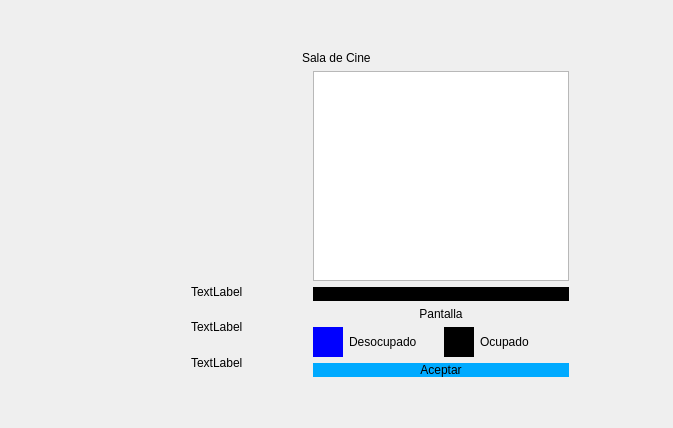
        <widget class="QWidget" name="page_4">
         <layout class="QGridLayout" name="gridLayout">
          <item row="0" column="0">
           <layout class="QVBoxLayout" name="verticalLayout_16">
            <item>
             <spacer name="verticalSpacer_5">
              <property name="orientation">
               <enum>Qt::Vertical</enum>
              </property>
              <property name="sizeHint" stdset="0">
               <size>
                <width>20</width>
                <height>40</height>
               </size>
              </property>
             </spacer>
            </item>
            <item alignment="Qt::AlignHCenter">
             <widget class="QLabel" name="label">
              <property name="text">
               <string>Sala de Cine</string>
              </property>
             </widget>
            </item>
            <item>
             <layout class="QHBoxLayout" name="horizontalLayout_9">
              <item>
               <spacer name="horizontalSpacer_12">
                <property name="orientation">
                 <enum>Qt::Horizontal</enum>
                </property>
                <property name="sizeHint" stdset="0">
                 <size>
                  <width>40</width>
                  <height>20</height>
                 </size>
                </property>
               </spacer>
              </item>
              <item>
               <layout class="QVBoxLayout" name="verticalLayout_6">
                <item>
                 <widget class="QLabel" name="label_5">
                  <property name="minimumSize">
                   <size>
                    <width>70</width>
                    <height>150</height>
                   </size>
                  </property>
                  <property name="styleSheet">
                   <string notr="true">border-image: url(:/new/prefix1/iconos/cinta.png);</string>
                  </property>
                  <property name="text">
                   <string/>
                  </property>
                 </widget>
                </item>
                <item>
                 <widget class="QLabel" name="label_6">
                  <property name="minimumSize">
                   <size>
                    <width>70</width>
                    <height>150</height>
                   </size>
                  </property>
                  <property name="styleSheet">
                   <string notr="true">border-image: url(:/new/prefix1/iconos/cinta.png);</string>
                  </property>
                  <property name="text">
                   <string/>
                  </property>
                 </widget>
                </item>
               </layout>
              </item>
              <item>
               <layout class="QVBoxLayout" name="verticalLayout_7">
                <item>
                 <widget class="QLabel" name="fPelicula">
                  <property name="minimumSize">
                   <size>
                    <width>180</width>
                    <height>200</height>
                   </size>
                  </property>
                  <property name="maximumSize">
                   <size>
                    <width>180</width>
                    <height>200</height>
                   </size>
                  </property>
                  <property name="text">
                   <string/>
                  </property>
                 </widget>
                </item>
                <item alignment="Qt::AlignHCenter">
                 <widget class="QLabel" name="hora">
                  <property name="text">
                   <string>TextLabel</string>
                  </property>
                 </widget>
                </item>
                <item alignment="Qt::AlignHCenter">
                 <widget class="QLabel" name="titulo">
                  <property name="text">
                   <string>TextLabel</string>
                  </property>
                 </widget>
                </item>
                <item alignment="Qt::AlignHCenter">
                 <widget class="QLabel" name="min">
                  <property name="text">
                   <string>TextLabel</string>
                  </property>
                 </widget>
                </item>
               </layout>
              </item>
              <item>
               <layout class="QVBoxLayout" name="verticalLayout_4">
                <item>
                 <widget class="QTableWidget" name="sala">
                  <property name="minimumSize">
                   <size>
                    <width>250</width>
                    <height>0</height>
                   </size>
                  </property>
                  <property name="maximumSize">
                   <size>
                    <width>270</width>
                    <height>300</height>
                   </size>
                  </property>
                  <property name="verticalScrollBarPolicy">
                   <enum>Qt::ScrollBarAlwaysOff</enum>
                  </property>
                  <property name="horizontalScrollBarPolicy">
                   <enum>Qt::ScrollBarAlwaysOff</enum>
                  </property>
                  <property name="editTriggers">
                   <set>QAbstractItemView::AnyKeyPressed|QAbstractItemView::EditKeyPressed</set>
                  </property>
                  <property name="selectionMode">
                   <enum>QAbstractItemView::MultiSelection</enum>
                  </property>
                 </widget>
                </item>
                <item>
                 <widget class="QLabel" name="label_35">
                  <property name="maximumSize">
                   <size>
                    <width>16777215</width>
                    <height>40</height>
                   </size>
                  </property>
                  <property name="styleSheet">
                   <string notr="true">background-color: rgb(0, 0, 0);
border-radius: 20px;</string>
                  </property>
                  <property name="text">
                   <string/>
                  </property>
                 </widget>
                </item>
                <item>
                 <widget class="QLabel" name="label_36">
                  <property name="minimumSize">
                   <size>
                    <width>0</width>
                    <height>10</height>
                   </size>
                  </property>
                  <property name="maximumSize">
                   <size>
                    <width>16777215</width>
                    <height>15</height>
                   </size>
                  </property>
                  <property name="text">
                   <string>Pantalla</string>
                  </property>
                  <property name="alignment">
                   <set>Qt::AlignCenter</set>
                  </property>
                 </widget>
                </item>
                <item>
                 <layout class="QHBoxLayout" name="horizontalLayout_13">
                  <item>
                   <widget class="QLabel" name="label_31">
                    <property name="minimumSize">
                     <size>
                      <width>30</width>
                      <height>30</height>
                     </size>
                    </property>
                    <property name="maximumSize">
                     <size>
                      <width>30</width>
                      <height>30</height>
                     </size>
                    </property>
                    <property name="styleSheet">
                     <string notr="true">background-color: rgb(0, 0, 255);</string>
                    </property>
                    <property name="text">
                     <string/>
                    </property>
                   </widget>
                  </item>
                  <item>
                   <widget class="QLabel" name="label_32">
                    <property name="text">
                     <string>Desocupado</string>
                    </property>
                   </widget>
                  </item>
                  <item>
                   <widget class="QLabel" name="label_33">
                    <property name="minimumSize">
                     <size>
                      <width>30</width>
                      <height>30</height>
                     </size>
                    </property>
                    <property name="maximumSize">
                     <size>
                      <width>30</width>
                      <height>30</height>
                     </size>
                    </property>
                    <property name="styleSheet">
                     <string notr="true">background-color: rgb(0, 0, 0);</string>
                    </property>
                    <property name="text">
                     <string/>
                    </property>
                   </widget>
                  </item>
                  <item>
                   <widget class="QLabel" name="label_34">
                    <property name="text">
                     <string>Ocupado</string>
                    </property>
                   </widget>
                  </item>
                 </layout>
                </item>
                <item>
                 <widget class="QPushButton" name="aceptatAsientos">
                  <property name="styleSheet">
                   <string notr="true">background-color: rgb(0, 170, 255);
border-radius: 20px;</string>
                  </property>
                  <property name="text">
                   <string>Aceptar</string>
                  </property>
                 </widget>
                </item>
               </layout>
              </item>
              <item>
               <layout class="QVBoxLayout" name="verticalLayout_5">
                <item>
                 <widget class="QLabel" name="label_9">
                  <property name="minimumSize">
                   <size>
                    <width>70</width>
                    <height>150</height>
                   </size>
                  </property>
                  <property name="styleSheet">
                   <string notr="true">border-image: url(:/new/prefix1/iconos/cinta.png);</string>
                  </property>
                  <property name="text">
                   <string/>
                  </property>
                 </widget>
                </item>
                <item>
                 <widget class="QLabel" name="label_10">
                  <property name="minimumSize">
                   <size>
                    <width>70</width>
                    <height>150</height>
                   </size>
                  </property>
                  <property name="styleSheet">
                   <string notr="true">border-image: url(:/new/prefix1/iconos/cinta.png);</string>
                  </property>
                  <property name="text">
                   <string/>
                  </property>
                 </widget>
                </item>
               </layout>
              </item>
              <item>
               <spacer name="horizontalSpacer_32">
                <property name="orientation">
                 <enum>Qt::Horizontal</enum>
                </property>
                <property name="sizeHint" stdset="0">
                 <size>
                  <width>17</width>
                  <height>20</height>
                 </size>
                </property>
               </spacer>
              </item>
             </layout>
            </item>
            <item>
             <spacer name="verticalSpacer_6">
              <property name="orientation">
               <enum>Qt::Vertical</enum>
              </property>
              <property name="sizeHint" stdset="0">
               <size>
                <width>20</width>
                <height>40</height>
               </size>
              </property>
             </spacer>
            </item>
           </layout>
          </item>
         </layout>
        </widget>
